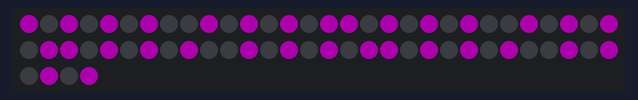
Simulated run of this sketch. Board: Arduino Uno, built with avr-gcc and run on an emulated ATmega328P. On the bench: 64 RGB LEDs in strip order, left to right, continuing on the next row. Dim RGB values are drawn brighter than linear.

Above: at 0.1 s.

The sketch:

Neo7.ino
```cpp
/*
  NeoPixel Arrays Spark Challenge
  Cameron Acton
*/

//Hello World Test for an 8x8 NeoPixel array
//This test was designed to make every other NeoPixel of the matrix turn on in a Checkerboard fashion

#include <Adafruit_NeoPixel.h>

//NeoPixel strip init
const int stripPin = 6;
Adafruit_NeoPixel strip(64, stripPin);

bool empty = true;

void setup() {
  strip.begin();
  strip.clear();

  strip.setBrightness(50);
}

void loop() {
  for (int i = 0; i < strip.numPixels(); i++) {
    empty = !empty;

    if (i % 8 == 0) {
      empty = !empty;
    }

    if (empty) {
      strip.setPixelColor(i, 255, 0, 255);
    } else {
      strip.setPixelColor(i, 0, 0, 0);
    }
  }
  strip.show();
}
```
